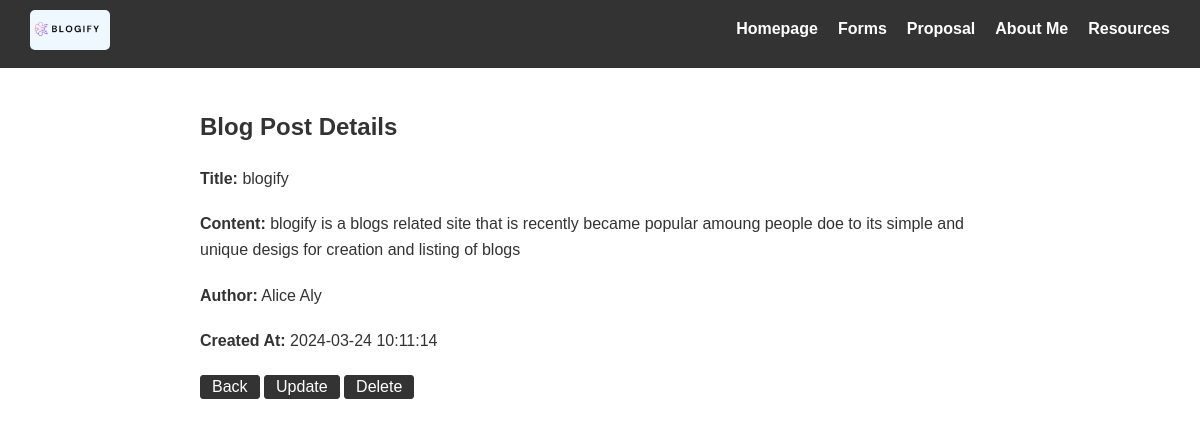
Screenshot of /read.php?id=2 with the database file from the repository.
### tables this page shows
CREATE TABLE `blogs` (
  `id` int NOT NULL,
  `title` varchar(255) NOT NULL,
  `content` text NOT NULL,
  `created_at` timestamp NOT NULL DEFAULT CURRENT_TIMESTAMP,
  `author` varchar(255) NOT NULL
);

### read.php (the view, shortened to what this page needs)
<?php
include('config.php');
$title = $content = $author = $id = '';
if(isset($_GET["id"]) && !empty(trim($_GET["id"]))){
    $blog_id = trim($_GET["id"]);
    $sql = "SELECT * FROM blogs WHERE id = '$blog_id'";
    $result = mysqli_query($conn, $sql);
    if($result->num_rows == 1){
        $row = $result->fetch_assoc();
        $id = $row["id"];
        $title = $row["title"];
        $content = $row["content"];
        $author = $row["author"];
        $created_at = $row["created_at"];
    } else{
        $error_array[] = "Record can not be found by given ID = '$blog_id'";
        session_start();
        $_SESSION['errors'] = $error_array;
        header("location: error.php");
        exit();
    }
}
?>
<!DOCTYPE html>
<html lang="en">
<head>
  <link rel="stylesheet" href="css/nav.css">
  <link rel="stylesheet" href="css/styles.css">
</head>
<body>
  <?php include('nav.php') ?>
  <div class="container">
    <h2>Blog Post Details</h2>
    <div>
      <p><strong>Title:</strong> <?php echo $title; ?></p>
      <p><strong>Content:</strong> <?php echo $content; ?></p>
      <p><strong>Author:</strong> <?php echo $author; ?></p>
      <p><strong>Created At:</strong> <?php echo $created_at; ?></p>
    </div>
    <button class="btn"><a class="btn" href="index.php">Back</a></button>
    <button class="btn"><a class="btn" href="update.php?id=<?php echo $id; ?>">Update</a></button>
    <button class="btn"><a class="btn" href="delete.php?id=<?php echo $id; ?>">Delete</a></button>
  </div>
</body>
</html>

### nav.css (style rules this page uses)
body { margin: 0; font-family: Arial, sans-serif; }

### styles.css (style rules this page uses)
body { font-family: Arial, sans-serif; line-height: 1.6; color: #333; margin: 0; padding: 0; }
.container { max-width: 800px; margin: 20px auto; padding: 0 20px; }
p { margin-bottom: 20px; }
h2 { margin-top: 40px; }
.btn, .form-actions input[type="submit"] { text-decoration: none; border: 1px solid #333; background-color: #333; color: white; padding: 2px 5px; border-radius: 3px; font-size: 16px; }

### rows the page displays
blogs: title "blogify", content "blogify is a blogs related site that is recently became popular amoung people doe to its simple and unique desigs for creation and listing of blogs", author "Alice Aly", created_at "2024-03-24 10:11:14"
